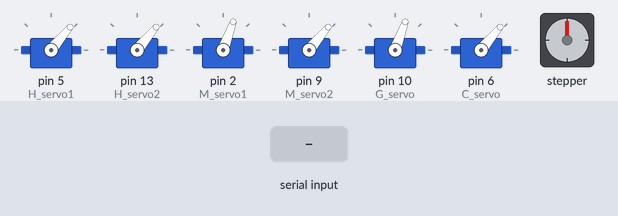
A sketch run on a simulated Arduino Leonardo, built with avr-gcc and run on an emulated ATmega32U4. Shown: 6 × servo, stepper motor. The inputs (shaded band) are chosen by the test bench. Stepper angles assume 200 steps per turn; what the sketch prints to the serial monitor is not drawn.

Above: at 1.2 s.
1.3 s: "S\n" received over Serial
At 1.46 s:
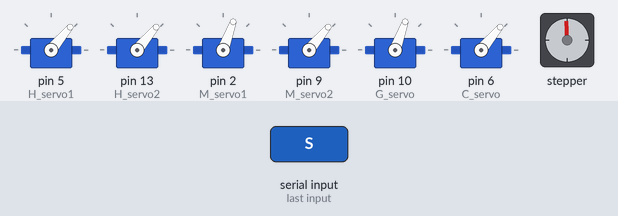
At 2.06 s:
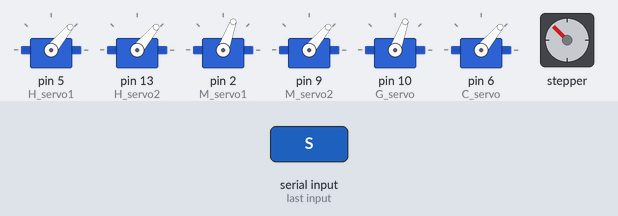
Timing chart, 0 to 16.3 s (numbered marks = the images above; inputs shaded):
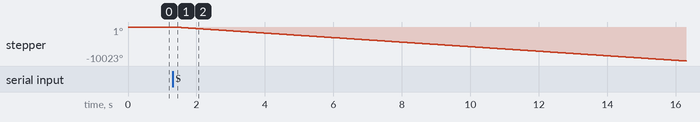

The sketch:

pr_others.ino
```cpp
#include <Servo.h>
#include <stdio.h>
#include "AFMotor.h"


AF_Stepper stepper(200, 1);
Servo H_servo1; //vue de face ==> gauche
Servo H_servo2; //vue de face ==> droite
Servo M_servo1; //vue de face ==> gauche
Servo M_servo2; //vue de face ==> droite
Servo G_servo;
Servo C_servo;


int i=0;
char maChaine[64];

void annalyse_chaine();

void setup()
{
  Serial.begin(57600);
  Serial.write('O');

  stepper.setSpeed(60);
  // /!\  Pour éviter les conflits, il ne faut pas utiliser les PIN deja prisent par la shield !!!
  H_servo1.attach(5);  //2 5 6 9 10  OK
  H_servo2.attach(13);  //13=led BOF BOF
  M_servo1.attach(2);  //3 4=vibre 7 8 11 12 !OK
  M_servo2.attach(9);
  G_servo.attach(10);
  C_servo.attach(6);

  H_servo1.write(50);
  H_servo2.write(50);
  M_servo1.write(70);
  M_servo2.write(50);
  G_servo.write(70);
  C_servo.write(50);
}


void loop()
{
  if (Serial.available()) {
    maChaine[i]= Serial.read();

    if (maChaine[i]=='\n' || maChaine[i]=='\r'){
      maChaine[i]='\0';
      annalyse_chaine();
      i=0;
    }
    else{
      i = ++i % 64;
    }
  }
  delay(10);
}


void annalyse_chaine(){
  switch(maChaine[0])
  {
  case 'H':
    {
      int H_angle1, H_angle2;
      sscanf(maChaine,"H;%d;%d",&H_angle1,&H_angle2);
      H_servo1.write(H_angle1);
      H_servo2.write(H_angle2);
      Serial.print('H');
    }
    break;

  case 'M':
    {
      int M_angle1, M_angle2;
      sscanf(maChaine,"M;%d;%d",&M_angle1,&M_angle2);
      M_servo1.write(M_angle1);
      M_servo2.write(M_angle2);
      Serial.print('M');
    }
    break;

  case 'G':
    {
      int angle_gobelet;
      sscanf(maChaine,"G;%d",&angle_gobelet);
      G_servo.write(angle_gobelet);
      Serial.print('G');
    }
    break;

  case 'O':
    {
      Serial.print('O');
    }
    break;


  case 'C':
    {
      int angle_clap;
      sscanf(maChaine,"C;%d",&angle_clap);
      C_servo.write(angle_clap);
      Serial.print('C');
    }
    break;

  case 'S':
    {
      int pas;
      sscanf(maChaine,"S;%d",&pas);
      if(pas==0){
        stepper.release();
      }
      if(pas<0){
        stepper.setSpeed(60);
        stepper.step(-pas,FORWARD, DOUBLE);
      }
      else{
        stepper.setSpeed(120);
        stepper.step(pas,BACKWARD, DOUBLE);
      }
      Serial.print('S');
      //Serial.print("S:");
      //Serial.println(pas);
    }
    break;
  default:
    Serial.print('U');
  }
}
```

ax12.h
```cpp
// (licence header left out)
#ifndef _AX12_H
#define _AX12_H

#define AX12_MAX_SERVOS          18
#define AX12_BUFFER_SIZE         32

/** EEPROM AREA **/
#define MODEL_NUMBER             0
#define VERSION                  2
#define ID                       3
#define BAUD_RATE                4
#define RETURN_DELAY_TIME        5
#define CW_ANGLE_LIMIT           6
#define CCW_ANGLE_LIMIT          8
#define LIMIT_TEMPERATURE        11
#define DOWN_LIMIT_VOLTAGE       12
#define UP_LIMIT_VOLTAGE         13
#define MAX_TORQUE               14
#define STATUS_RETURN_LEVEL      16
#define ALARM_LED                17
#define ALARM_SHUTDOWN           18
#define DOWN_CALIBRATION         20
#define UP_CALIBRATION           22

/** RAM AREA **/
#define TORQUE_ENABLE            24
#define LED                      25
#define CW_COMPLIANCE_MARGIN     26
#define CCW_COMPLIANCE_MARGIN    27
#define CW_COMPLIANCE_SLOPE      28
#define CCW_COMPLIANCE_SLOPE     29
#define GOAL_POSITION            30
#define MOVING_SPEED             32
#define TORQUE_LIMIT             34
#define PRESENT_POSITION         36
#define PRESENT_SPEED            38
#define PRESENT_LOAD             40
#define PRESENT_VOLTAGE          42
#define PRESENT_TEMPERATURE      43
#define REGISTERED_INSTRUCTION   44
#define MOVING                   46
#define LOCK                     47
#define PUNCH                    48

/** Status Return Levels **/
#define RETURN_NONE              0
#define RETURN_READ              1
#define RETURN_ALL               2

/** Instruction Set **/
#define AX_PING                  1
#define READ_DATA                2
#define WRITE_DATA               3
#define REG_WRITE                4
#define ACTION                   5
#define RESET                    6
#define SYNC_WRITE               131

/** Special IDs **/
#define BROADCAST_ID             254


typedef unsigned char boolean;
typedef unsigned char byte;

typedef struct {int error; byte *data;} AX12data;
typedef struct {int error; int value;} AX12info;

class AX12
{
  public:

    AX12 (long baud, byte motor_id, boolean inv);
    AX12 (byte motor_id, boolean inv);
    AX12 (long baud, byte motor_id);
    AX12 (byte motor_id);
    AX12 ();

    byte id;
    boolean inverse;
    byte SRL;                                        // status return level

    // el buffer no puede ser privado porque debe ser visible desde la ISR
    static volatile byte ax_rx_buffer[AX12_BUFFER_SIZE];      // buffer de recepción
    static volatile byte ax_rx_Pointer;                       // making these volatile keeps the compiler from optimizing loops of available()

    static void init (long baud);
    static byte autoDetect (byte* list_motors, byte num_motors);
    static void syncWrite (byte start, byte length, byte targetlength, byte* targets, byte** valuess);
    static void syncInfo (byte registr, byte targetlength, byte* targets, int* values);
    static void setMultiPosVel (byte targetlength, byte* targets, int* posvalues, int* velvalues);

    int ping ();
    int reset ();
    AX12data readData (byte start, byte length);
    int writeData (byte start, byte length, byte* values, boolean isReg = false);
    int action ();
    AX12info readInfo (byte registr);
    int writeInfo (byte registr, int value, boolean isReg = false);
    void setEndlessTurnMode (boolean endless);
    void endlessTurn (int velocidad);
    int presentPSL (int* PSL);
    void setSRL (byte _srl);
    void changeID (byte newID);
    int setPosVel (int pos, int vel);

  private:

    static void setTX ();
    static void setRX ();
    static void setNone ();
    static byte writeByte (byte data);
    static void sendPacket (byte _id, byte datalength, byte instruction, byte* data);
    static byte readPacket ();
    AX12data returnData (byte _srl);
    void processValue (byte registr, int* value);

};

// utils

boolean sign2bin (int numero);
char bin2sign (boolean var);
int makeInt (byte *dir, byte reglength);
byte lengthRead (byte registr);
byte lengthWrite (byte registr);

/**  Macros  **/

#define setPos(pos) writeInfo (GOAL_POSITION, pos)
#define regPos(pos) writeInfo (GOAL_POSITION, pos, true)
#define setVel(vel) writeInfo (MOVING_SPEED, vel)
#define setTorque(torque) writeInfo (TORQUE_LIMIT, torque)
#define setMultiPos(a, b, c) syncInfo (GOAL_POSITION, a, b, c)
#define setMultiVel(a, b, c) syncInfo (MOVING_SPEED, a, b, c)
#define setMultiTorque(a, b, c) syncInfo (TORQUE_LIMIT, a, b, c)
#define torqueOn writeInfo (TORQUE_ENABLE, 1)
#define torqueOff writeInfo (TORQUE_ENABLE, 0)
#define getPos() readInfo (PRESENT_POSITION).value
#define getSpeed() readInfo (PRESENT_SPEED).value
#define getLoad() readInfo (PRESENT_LOAD).value


#endif
```

Source omitted: ax12.cpp (20924 bytes)

Measured:
- after the input at 1.3 s, stepper: keeps turning counter-clockwise at about 669°/s, starting at once
